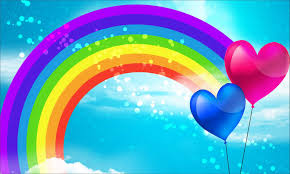
#> input picture arcoiris.jpg, 290 x 174 px
$ python Limiarizacao.py
#> lines starting #> are read from the running program, lines starting #| are printed output that depends on the picture; after the words box and inside, x2 and y2 are one past the last pixel; in counts of white or black regions, pixels touching at a corner belong together
import cv2
import numpy as np

path = "arcoiris.jpg"

img = cv2.imread(path, 0)
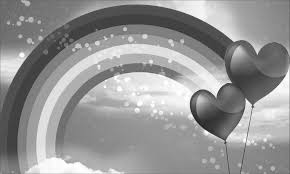
#> img: shape (174, 290); min 19, max 255, mean 149.6

h, w = img.shape[:2]
#> h = 174; w = 290

cv2.imshow("IMG Original ", img)

limiar = 150

binaria = np.zeros((h, w), np.uint8)

for i in range(h):
    for j in range(w):
        if img[i, j] >= limiar:
            binaria[i, j] = 255
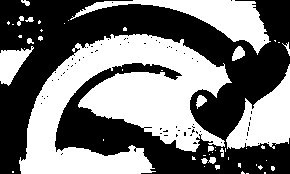
#> binaria: shape (174, 290); 46.9% white; 51 white regions (35 under 20 px), largest, box (x1, y1, x2, y2) and area: (19, 34, 232, 174) 16296, (70, 0, 271, 55) 3167, (226, 64, 290, 149) 2764

cv2.imshow("Binaria ", binaria)
cv2.waitKey(0)

$ run again, with bruno.jpg copied over arcoiris.jpg
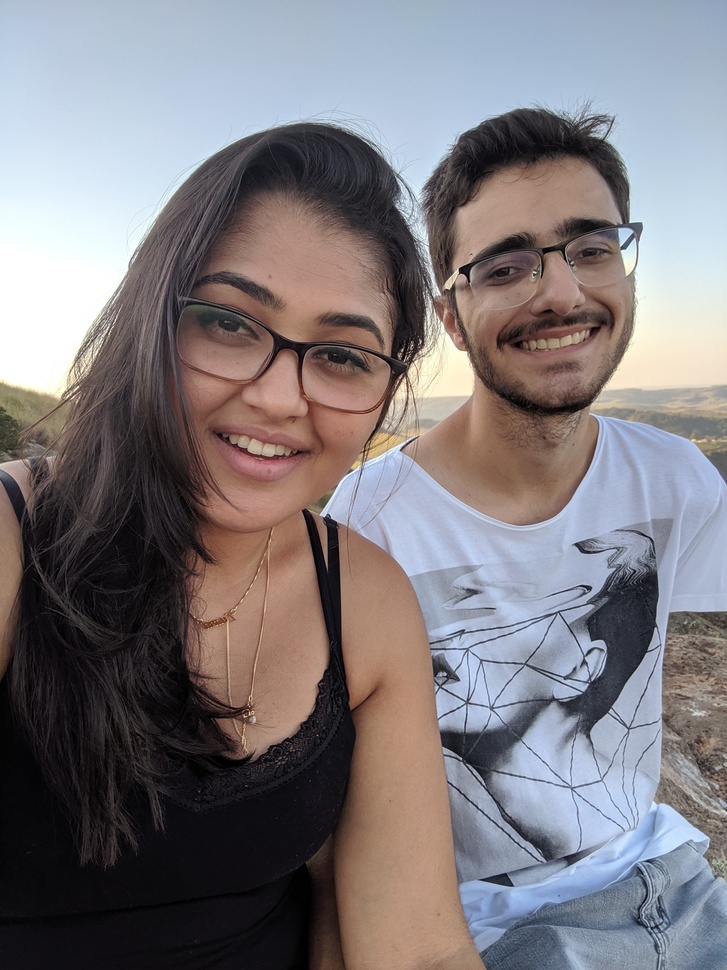
#> input picture bruno.jpg, 727 x 970 px, shrunk from 2448 x 3264 before the run
#> `img = cv2.imread(path, 0)`:
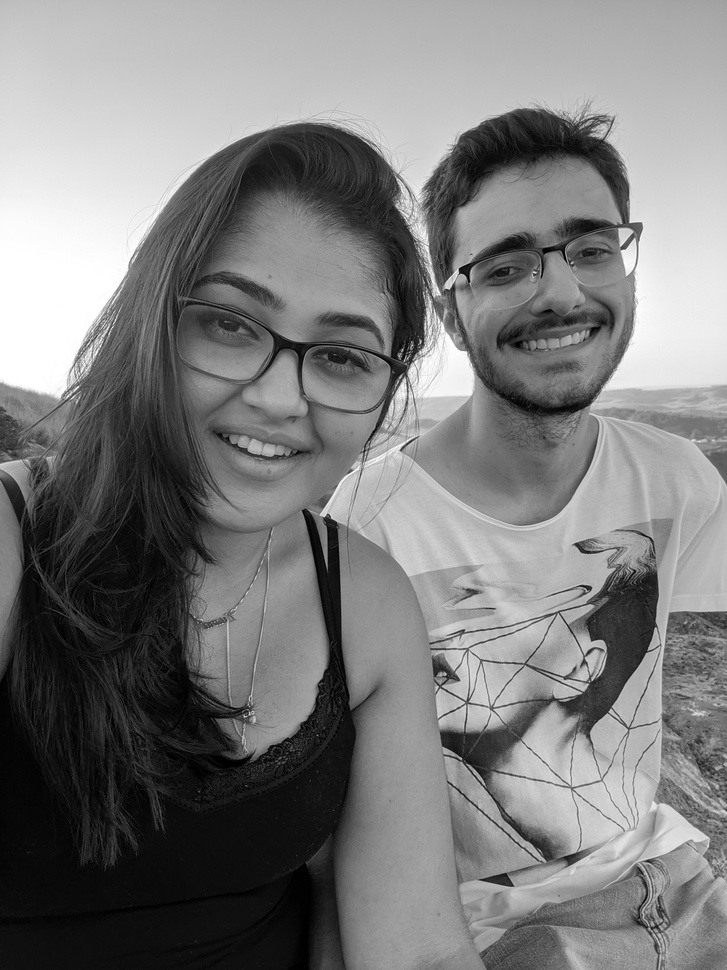
#> img: shape (970, 727); min 0, max 255, mean 124.1
#> after the loop `for i in range(h):`:
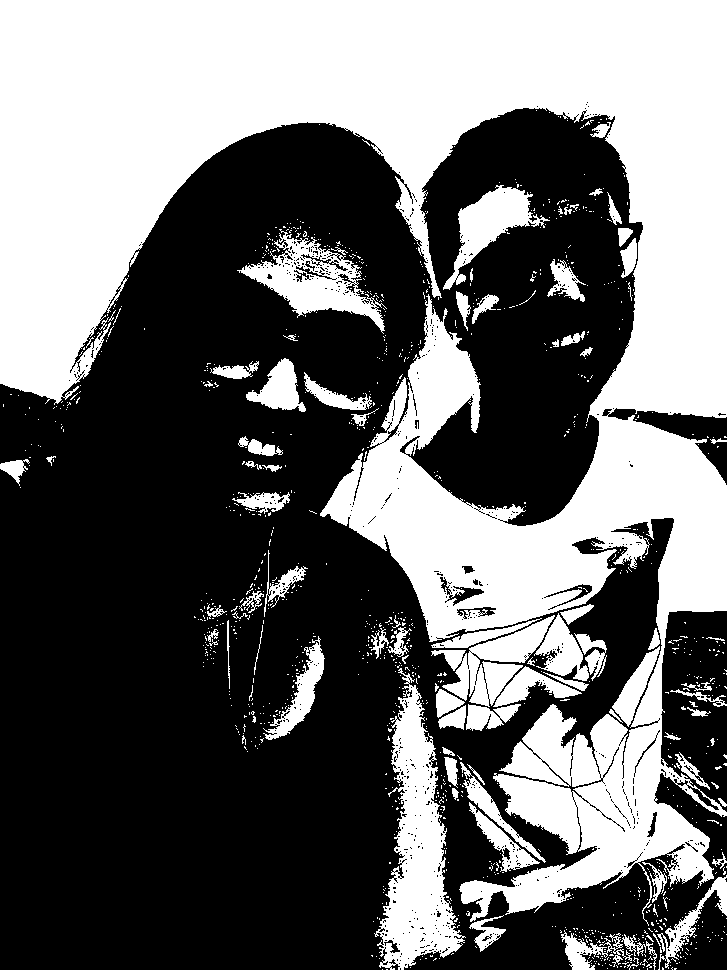
#> binaria: shape (970, 727); 42.2% white; 1137 white regions (1045 under 20 px), largest, box (x1, y1, x2, y2) and area: (0, 0, 727, 926) 243676, (374, 668, 466, 970) 11961, (237, 229, 387, 334) 5277
